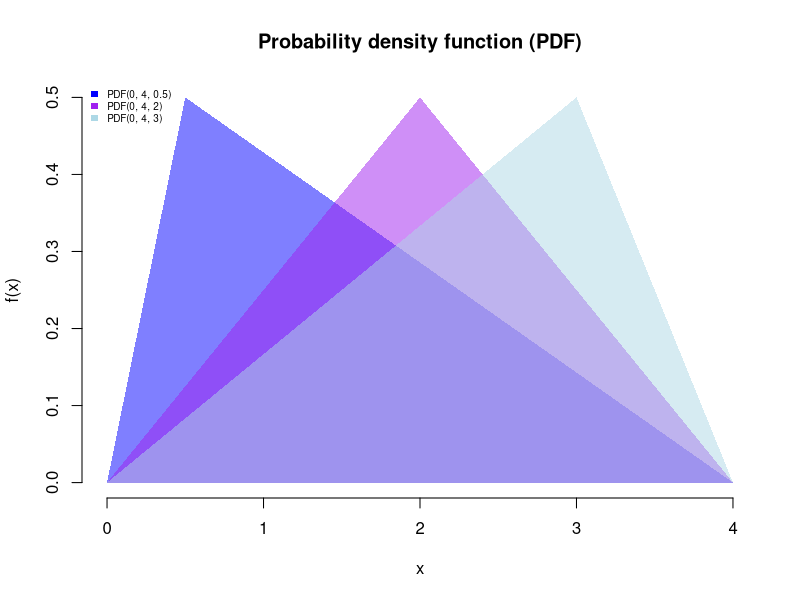

The R source for this figure:
# Plot Triangular Distribution PDF with right skewed distribution

# x and y coordinates of plot area
x <- c(0, 4)
y <- c(0, 0.5)


x1 <- c(0, 0.5, 4)  # x-coordinates of 1st triangle vertices
y1 <- c(0, 0.5, 0)  # y-coordinates of 1st triangle vertices

x2 <- c(0, 2, 4)  # x-coordinates of 2nd triangle vertices
y2 <- c(0, 0.5, 0)  # y-coordinates of 2nd triangle vertices

x3 <- c(0, 3, 4)  # x-coordinates of 3rd triangle vertices
y3 <- c(0, 0.5, 0)  # y-coordinates of 3rd triangle vertices


# Create an empty plot
par(bty = "n")  # without box around the plot area
plot(x, y, type = "n", main = "Probability density function (PDF)", ylab = "f(x)")

# Draw trinagles
polygon(x1, y1, col = adjustcolor("blue", alpha.f = 0.5), border = NA) 

polygon(x2, y2, col = adjustcolor("purple", alpha.f = 0.5), border = NA) 

polygon(x3, y3, col = adjustcolor("lightblue", alpha.f = 0.5), border = NA)


# Add a legend
legend("topleft", legend = c("PDF(0, 4, 0.5)", "PDF(0, 4, 2)", "PDF(0, 4, 3)"), fill = c("blue", "purple", "lightblue"), border = NA, cex = 0.6, bty = "n")



# Use the function rgb() to specify a color with an alpha transparency, e.g. col = rgb(1, 0, 0, 0.5)
# Use the function adjustcolor("red", alpha.f=0.5) for the same result
# alpha.f = (100 - 'transparency in %') * 255 / 100,

